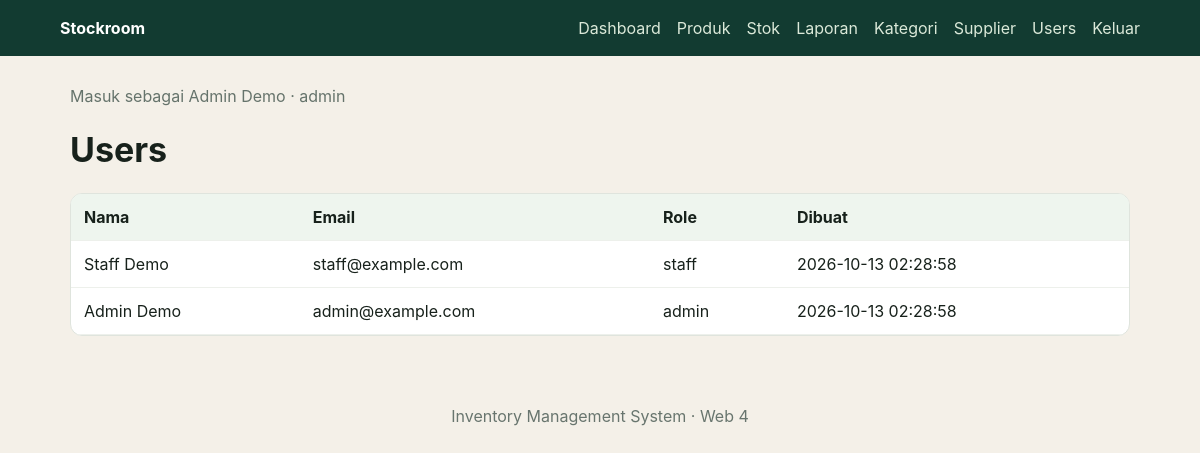
Screenshot of /users/index.php (signed in) with the database file from the repository.
### tables this page shows
CREATE TABLE users (id INT AUTO_INCREMENT PRIMARY KEY, name VARCHAR(100) NOT NULL, email VARCHAR(150) NOT NULL UNIQUE, password_hash VARCHAR(255) NOT NULL, role ENUM('admin','staff') NOT NULL DEFAULT 'staff', created_at TIMESTAMP DEFAULT CURRENT_TIMESTAMP);

### config/database.php (called while the page is built)
<?php
function db(): PDO { static $pdo; if ($pdo) return $pdo; $host=getenv('DB_HOST')?:'127.0.0.1'; $name=getenv('DB_NAME')?:'inventory_db'; $user=getenv('DB_USER')?:'root'; $pass=getenv('DB_PASS')?:''; $pdo=new PDO("mysql:host=$host;dbname=$name;charset=utf8mb4",$user,$pass,[PDO::ATTR_ERRMODE=>PDO::ERRMODE_EXCEPTION,PDO::ATTR_DEFAULT_FETCH_MODE=>PDO::FETCH_ASSOC]); return $pdo; }

### public/users/index.php (the view)
<?php require_once __DIR__.'/../../helpers/bootstrap.php'; require_admin(); layout_start('Users'); $rows=db()->query('SELECT name,email,role,created_at FROM users ORDER BY id DESC')->fetchAll(); ?><h1>Users</h1><table><tr><th>Nama</th><th>Email</th><th>Role</th><th>Dibuat</th></tr><?php foreach($rows as $r):?><tr><td><?=e($r['name'])?></td><td><?=e($r['email'])?></td><td><?=e($r['role'])?></td><td><?=e($r['created_at'])?></td></tr><?php endforeach?></table><?php layout_end();?>

### assets/css/app.css (style rules this page uses)
:root { font-family:Inter,system-ui,sans-serif;color:#17211b;background:#f4f0e8 }
* { box-sizing:border-box }
body { margin:0 }
h1 { font-size:34px }
.cards div,.panel,table { background:#fff;border:1px solid #dfe4dd;border-radius:12px;padding:18px }
table { width:100%;border-collapse:separate;border-spacing:0;padding:0;overflow:hidden }
th,td { padding:13px;text-align:left;border-bottom:1px solid #edf0eb }
th { background:#eef5ee }

### rows the page displays
users: name "Staff Demo", email "staff@example.com", role "staff", created_at "2026-10-13 02:28:58"
users: name "Admin Demo", email "admin@example.com", role "admin", created_at "2026-10-13 02:28:58"

### other values shown
$u['name'] "Admin Demo"
$u['role'] "admin"
